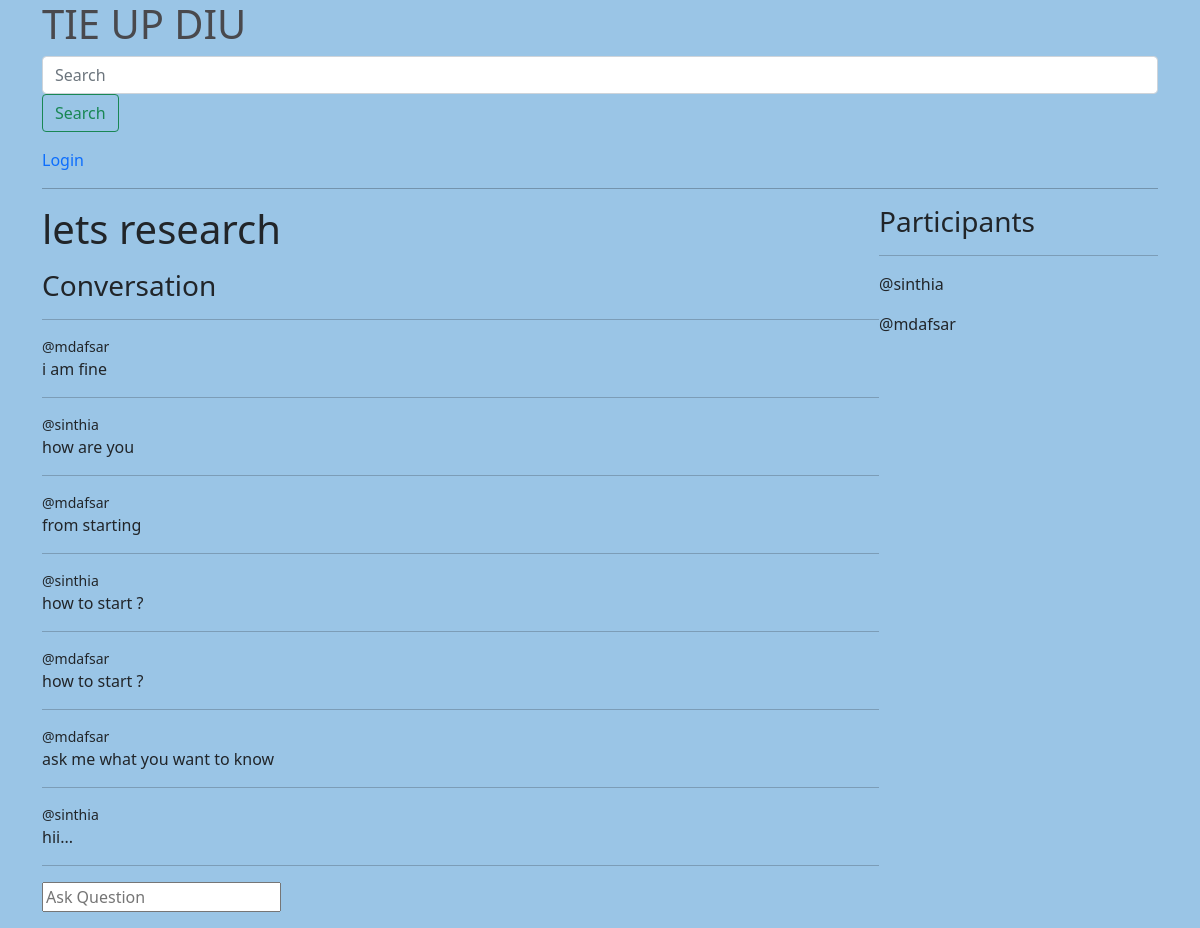
/room/5/, run on the app's committed database.
### base/models.py (models this page shows, shortened)
class Room(models.Model):
    host = models.ForeignKey(User, on_delete=models.SET_NULL, null=True)
    topic =models.ForeignKey(Topic, on_delete=models.SET_NULL, null=True)
    name = models.CharField(max_length=200)
    decription = models.TextField(null=True, blank=True)
    participants= models.ManyToManyField(User,related_name='participants',blank=True)
    updated = models.DateTimeField(auto_now=True)
    Created = models.DateTimeField(auto_now_add=True)
    class Meta:
     ordering = ['-updated', '-Created']

class Message(models.Model):
    user = models.ForeignKey(User, on_delete=models.CASCADE)
    room = models.ForeignKey(Room, on_delete=models.CASCADE)
    body = models.TextField()
    updated = models.DateTimeField(auto_now=True)
    Created = models.DateTimeField(auto_now_add=True)

### base/views.py (the view, shortened to what this page needs)
# urls.py: path('room/<str:pk>/', views.room, name="room"),
def room(request, pk):
    room = Room.objects.get(id=pk)
    room_messages =  room.message_set.all().order_by('-Created')
    participants = room.participants.all()
    context = {'room': room ,'room_messages': room_messages , 'participants':participants}
    return render(request, 'base/room.html', context)

### base/templates/base/room.html (shortened to what this page needs)
{% extends 'main.html' %}
{% block content %}
<div class="room-container" >
    <div>
<h1 style="text-decoration: none; "   >
       {{room.name}}
</h1>
<div class="comment-wrapper">
     <h3 style="text-decoration: none; "  >Conversation</h3>
    <hr>
     {% for message in room_messages %}
        <div>
             <small style="text-decoration: none; "   >@{{message.user}} {{message.created|timesince}}</small>
            <p>{{message.body}}</p>
            <hr  >
        </div>
    {% endfor %}
</div>
   <div class = "comment-form">
    <form method = "POST" action="">
        <input type="text" name="body" placeholder="Ask Question" />
    </form>
   </div>
    </div>
    <div>
        <h3  style="text-decoration: none; "  >Participants</h3>
         <hr>
        {% for user in participants %}
        <div>
           <p  style="text-decoration: none; "  >@{{user.username}}</p>
        </div>
        {%endfor %}
    </div>
</div>
{% endblock content %}

### templates/main.html (shortened to what this page needs)
<html lang="en">
{% load static %}
<head>
   <link rel="stylesheet" type="text/css" media="screen" href="{% static 'styles/main.css' %} ">
   <link href="https://cdn.jsdelivr.net/npm/bootstrap@5.1.3/dist/css/bootstrap.min.css" rel="stylesheet">
</head>
<body  class="container" style="background-color: rgb(154, 197, 230);" >
   {% include 'navbar.html' %}
  {% block content %}
  {% endblock content%}
</body>
</body>
</html>

### templates/navbar.html
<a href = "/" style="text-decoration: none;">
<h1 style ="color: rgb(73, 73, 77);  ">TIE UP DIU</h1>
</a>
<form method="GET" action="{% url 'home' %}">
<form class="d-flex">
   <input class="form-control me-2" type="search" placeholder="Search" aria-label="Search">
   <button class="btn btn-outline-success" type="submit">Search</button>
 </form>
</form>
  {% if request.user.is_authenticated %}
<p >Hello {{request.user}} !! </p>
<a href = "{% url 'logout' %}" style="text-decoration: none; ">Logout</a>
   {% else %}
<a href="{% url 'login' %}"   style="text-decoration: none; ">Login</a>
{% endif %}
<hr style="color: black;">

### static/styles/main.css (style rules this page uses)
body { background-color: hsla(197, 54%, 69%, 0.88); }

### base/templates/base/room.html (style rules this page uses)
.room-container { display: grid; grid-template-columns : 3fr 1fr; }

### data on the page
Room: name "lets research"
Message: user "mdafsar", body "i am fine"
Message: user "sinthia", body "how are you"
Message: user "mdafsar", body "from starting"
Message: user "sinthia", body "how to start ?"
Message: user "mdafsar", body "how to start ?"
Message: user "mdafsar", body "ask me what you want to know"
Message: user "sinthia", body "hii..."

### other printed values
{{ user.username }} "sinthia"
{{ user.username }} "mdafsar"
